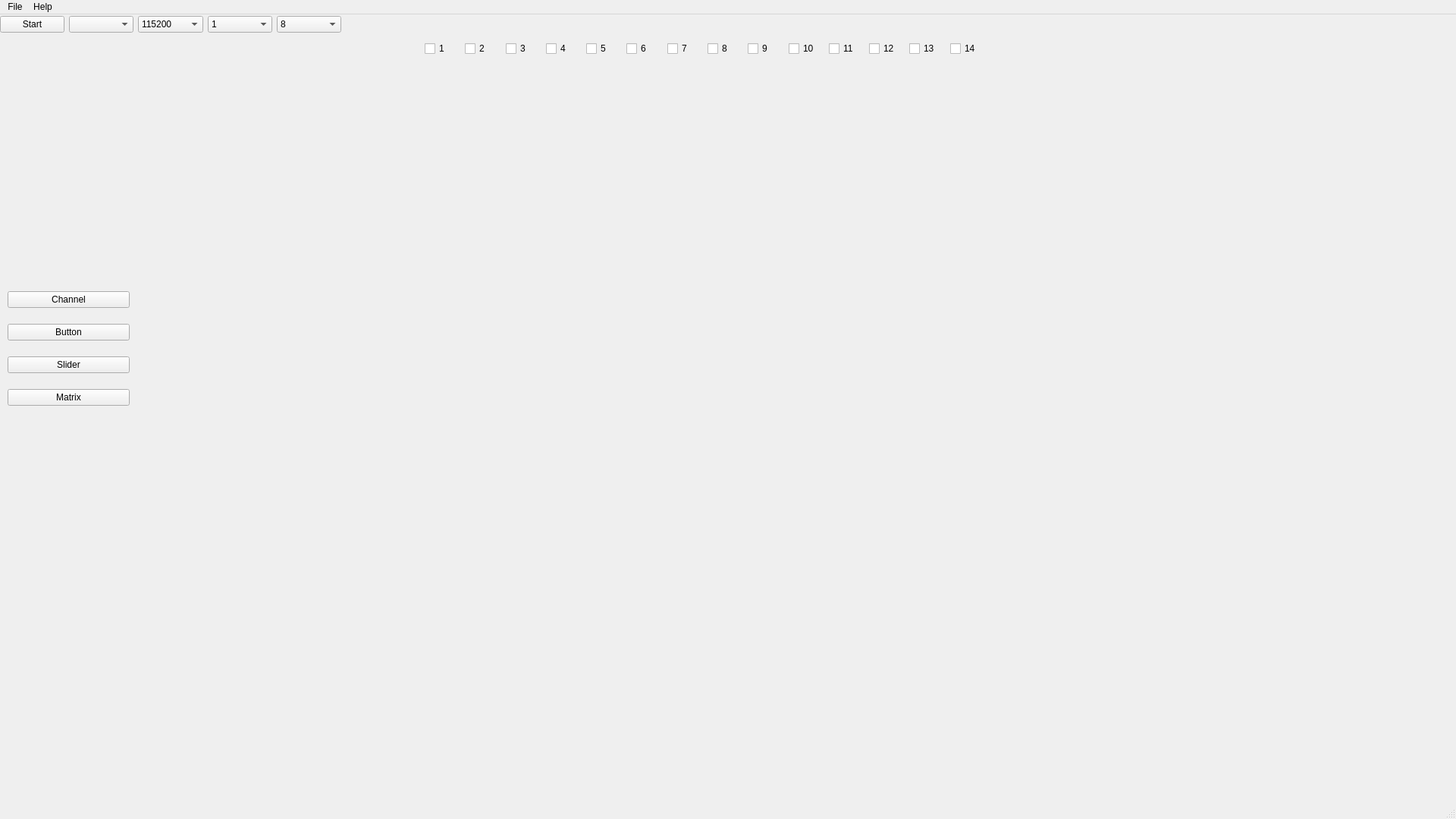
<?xml version="1.0" encoding="UTF-8"?>
<ui version="4.0">
 <class>MainWindow</class>
 <widget class="QMainWindow" name="MainWindow">
  <property name="geometry">
   <rect>
    <x>0</x>
    <y>0</y>
    <width>1920</width>
    <height>1080</height>
   </rect>
  </property>
  <property name="windowTitle">
   <string>MainWindow</string>
  </property>
  <widget class="QWidget" name="centralwidget">
   <widget class="QWidget" name="horizontalLayoutWidget">
    <property name="geometry">
     <rect>
      <x>0</x>
      <y>0</y>
      <width>450</width>
      <height>27</height>
     </rect>
    </property>
    <layout class="QHBoxLayout" name="uartconfigLayout">
     <item>
      <widget class="QPushButton" name="button_state">
       <property name="text">
        <string>Start</string>
       </property>
      </widget>
     </item>
     <item>
      <widget class="QComboBox" name="combo_port"/>
     </item>
     <item>
      <widget class="QComboBox" name="combo_baud">
       <item>
        <property name="text">
         <string>115200</string>
        </property>
       </item>
       <item>
        <property name="text">
         <string>9600</string>
        </property>
       </item>
      </widget>
     </item>
     <item>
      <widget class="QComboBox" name="combo_stopbits">
       <item>
        <property name="text">
         <string>1</string>
        </property>
       </item>
       <item>
        <property name="text">
         <string>2</string>
        </property>
       </item>
      </widget>
     </item>
     <item>
      <widget class="QComboBox" name="combo_databits">
       <item>
        <property name="text">
         <string>8</string>
        </property>
       </item>
       <item>
        <property name="text">
         <string>7</string>
        </property>
       </item>
       <item>
        <property name="text">
         <string>6</string>
        </property>
       </item>
       <item>
        <property name="text">
         <string>5</string>
        </property>
       </item>
      </widget>
     </item>
    </layout>
   </widget>
   <widget class="QFrame" name="rawFrame">
    <property name="geometry">
     <rect>
      <x>180</x>
      <y>60</y>
      <width>1721</width>
      <height>481</height>
     </rect>
    </property>
    <layout class="QHBoxLayout" name="rawFrameLayout"/>
   </widget>
   <widget class="QWidget" name="verticalLayoutWidget">
    <property name="geometry">
     <rect>
      <x>10</x>
      <y>350</y>
      <width>161</width>
      <height>181</height>
     </rect>
    </property>
    <layout class="QVBoxLayout" name="pageButtonLayout">
     <item>
      <widget class="QPushButton" name="channelPageButton">
       <property name="text">
        <string>Channel</string>
       </property>
      </widget>
     </item>
     <item>
      <widget class="QPushButton" name="buttonPageButton">
       <property name="text">
        <string>Button</string>
       </property>
      </widget>
     </item>
     <item>
      <widget class="QPushButton" name="sliderPageButton">
       <property name="text">
        <string>Slider</string>
       </property>
      </widget>
     </item>
     <item>
      <widget class="QPushButton" name="matrixPageButton">
       <property name="text">
        <string>Matrix</string>
       </property>
      </widget>
     </item>
    </layout>
   </widget>
   <widget class="QFrame" name="bcmFrame">
    <property name="geometry">
     <rect>
      <x>180</x>
      <y>540</y>
      <width>1721</width>
      <height>481</height>
     </rect>
    </property>
    <layout class="QHBoxLayout" name="bcmFrameLayout"/>
   </widget>
   <widget class="QWidget" name="horizontalLayoutWidget_2">
    <property name="geometry">
     <rect>
      <x>560</x>
      <y>30</y>
      <width>740</width>
      <height>31</height>
     </rect>
    </property>
    <layout class="QHBoxLayout" name="horizontalLayout">
     <item>
      <widget class="QCheckBox" name="checkBox_3">
       <property name="text">
        <string>1</string>
       </property>
      </widget>
     </item>
     <item>
      <widget class="QCheckBox" name="checkBox_5">
       <property name="text">
        <string>2</string>
       </property>
      </widget>
     </item>
     <item>
      <widget class="QCheckBox" name="checkBox_8">
       <property name="text">
        <string>3</string>
       </property>
      </widget>
     </item>
     <item>
      <widget class="QCheckBox" name="checkBox_9">
       <property name="text">
        <string>4</string>
       </property>
      </widget>
     </item>
     <item>
      <widget class="QCheckBox" name="checkBox_14">
       <property name="text">
        <string>5</string>
       </property>
      </widget>
     </item>
     <item>
      <widget class="QCheckBox" name="checkBox_13">
       <property name="text">
        <string>6</string>
       </property>
      </widget>
     </item>
     <item>
      <widget class="QCheckBox" name="checkBox_12">
       <property name="text">
        <string>7</string>
       </property>
      </widget>
     </item>
     <item>
      <widget class="QCheckBox" name="checkBox_11">
       <property name="text">
        <string>8</string>
       </property>
      </widget>
     </item>
     <item>
      <widget class="QCheckBox" name="checkBox_10">
       <property name="text">
        <string>9</string>
       </property>
      </widget>
     </item>
     <item>
      <widget class="QCheckBox" name="checkBox_7">
       <property name="text">
        <string>10</string>
       </property>
      </widget>
     </item>
     <item>
      <widget class="QCheckBox" name="checkBox_6">
       <property name="text">
        <string>11</string>
       </property>
      </widget>
     </item>
     <item>
      <widget class="QCheckBox" name="checkBox_4">
       <property name="text">
        <string>12</string>
       </property>
      </widget>
     </item>
     <item>
      <widget class="QCheckBox" name="checkBox_2">
       <property name="text">
        <string>13</string>
       </property>
      </widget>
     </item>
     <item>
      <widget class="QCheckBox" name="checkBox">
       <property name="text">
        <string>14</string>
       </property>
      </widget>
     </item>
    </layout>
   </widget>
  </widget>
  <widget class="QMenuBar" name="menubar">
   <property name="geometry">
    <rect>
     <x>0</x>
     <y>0</y>
     <width>1920</width>
     <height>22</height>
    </rect>
   </property>
   <widget class="QMenu" name="menuFile">
    <property name="title">
     <string>File</string>
    </property>
   </widget>
   <widget class="QMenu" name="menuHelp">
    <property name="title">
     <string>Help</string>
    </property>
   </widget>
   <addaction name="menuFile"/>
   <addaction name="menuHelp"/>
  </widget>
  <widget class="QStatusBar" name="statusbar"/>
 </widget>
 <resources/>
 <connections/>
</ui>
